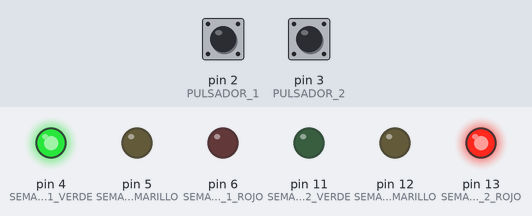
The sketch below on a simulated Arduino Uno, built with avr-gcc and run on an emulated ATmega328P. On the bench: output pins drawn as LEDs (lit = HIGH). The inputs (shaded band) are chosen by the test bench; at power-on: pin 2 (PULSADOR_1) HIGH, pin 3 (PULSADOR_2) HIGH.

Above: at 1.2 s.
1.3 s: pin 2 (PULSADOR_1) pulsed LOW 5 times (0.12 s each, 0.3 s apart)
At 3.2 s:
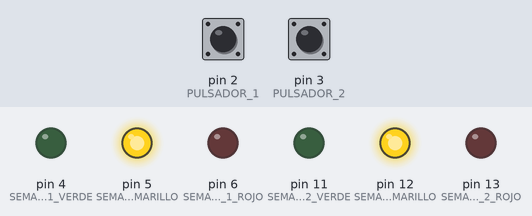
At 4.0 s:
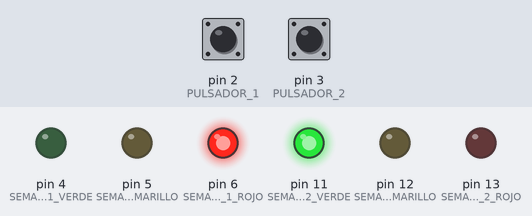
Timing chart, 0 to 5.5 s (numbered marks = the images above; inputs shaded):
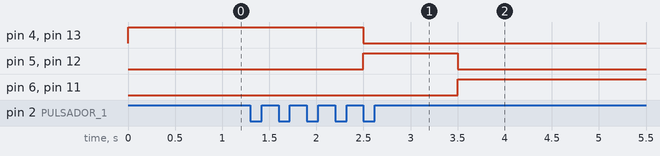

Measured:
- after the input at 1.3 s, pin 4 (SEMAFORO_1_VERDE), pin 13 (SEMAFORO_2_ROJO): HIGH → LOW after 1.2 s; pin 5 (SEMAFORO_1_AMARILLO), pin 12 (SEMAFORO_2_AMARILLO): LOW → HIGH after 1.2 s, → LOW 1.0 s later; pin 6 (SEMAFORO_1_ROJO), pin 11 (SEMAFORO_2_VERDE): LOW → HIGH after 2.2 s

The sketch:

semaforo.ino
```cpp
// Definición de pines
const int PULSADOR_1 = 2;
const int PULSADOR_2 = 3;
const int SEMAFORO_1_VERDE = 4;
const int SEMAFORO_1_AMARILLO = 5;
const int SEMAFORO_1_ROJO = 6;
const int SEMAFORO_2_VERDE = 11;
const int SEMAFORO_2_AMARILLO = 12;
const int SEMAFORO_2_ROJO = 13;

// Variables de estado
bool estado_pulsador_1 = false;
bool estado_pulsador_2 = false;
int contador_1 = 0;
int contador_2 = 0;

void setup() {
  // Inicialización de pines
  pinMode(PULSADOR_1, INPUT_PULLUP);
  pinMode(PULSADOR_2, INPUT_PULLUP);
  pinMode(SEMAFORO_1_VERDE, OUTPUT);
  pinMode(SEMAFORO_1_AMARILLO, OUTPUT);
  pinMode(SEMAFORO_1_ROJO, OUTPUT);
  pinMode(SEMAFORO_2_VERDE, OUTPUT);
  pinMode(SEMAFORO_2_AMARILLO, OUTPUT);
  pinMode(SEMAFORO_2_ROJO, OUTPUT);

  // Estado inicial
  digitalWrite(SEMAFORO_1_VERDE, HIGH);
  digitalWrite(SEMAFORO_1_AMARILLO, LOW);
  digitalWrite(SEMAFORO_1_ROJO, LOW);
  digitalWrite(SEMAFORO_2_VERDE, LOW);
  digitalWrite(SEMAFORO_2_AMARILLO, LOW);
  digitalWrite(SEMAFORO_2_ROJO, HIGH);
}

void loop() {
  // Verificación del pulsador 1
  if (digitalRead(PULSADOR_1) == LOW && !estado_pulsador_1) {
    contador_1++;
    estado_pulsador_1 = true;
    Serial.print("Contador 1: ");
    Serial.println(contador_1);
  }
  else if (digitalRead(PULSADOR_1) == HIGH) {
    estado_pulsador_1 = false;
  }

  // Verificación del pulsador 2
  if (digitalRead(PULSADOR_2) == LOW && !estado_pulsador_2) {
    contador_2++;
    estado_pulsador_2 = true;
    Serial.print("Contador 2: ");
    Serial.println(contador_2);
  }
  else if (digitalRead(PULSADOR_2) == HIGH) {
    estado_pulsador_2 = false;
  }

  // Cambio de semáforos
  if (digitalRead(SEMAFORO_1_VERDE) == HIGH && contador_1 >= 5) {
    digitalWrite(SEMAFORO_1_VERDE, LOW);
    digitalWrite(SEMAFORO_1_AMARILLO, HIGH);
    digitalWrite(SEMAFORO_2_ROJO, LOW);
    digitalWrite(SEMAFORO_2_AMARILLO, HIGH);
    delay(1000);
     digitalWrite(SEMAFORO_2_AMARILLO, LOW);
    digitalWrite(SEMAFORO_1_AMARILLO, LOW);
    digitalWrite(SEMAFORO_1_ROJO, HIGH);
    digitalWrite(SEMAFORO_2_VERDE, HIGH);
    contador_1 = 0;
  }
  else if (digitalRead(SEMAFORO_2_VERDE) == HIGH && contador_2 >= 5) {
    digitalWrite(SEMAFORO_2_VERDE, LOW);
    digitalWrite(SEMAFORO_2_AMARILLO, HIGH);
    digitalWrite(SEMAFORO_1_ROJO, LOW);
    digitalWrite(SEMAFORO_1_AMARILLO, HIGH);
    delay(1000);
    digitalWrite(SEMAFORO_1_AMARILLO, LOW);
    digitalWrite(SEMAFORO_2_AMARILLO, LOW);
    digitalWrite(SEMAFORO_2_ROJO, HIGH);
    digitalWrite(SEMAFORO_1_VERDE, HIGH);
    contador_2 = 0;
  }
}
```
